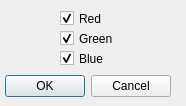
<?xml version="1.0" encoding="UTF-8"?>
<ui version="4.0">
 <class>HistogramStretchDialog</class>
 <widget class="QDialog" name="HistogramStretchDialog">
  <property name="geometry">
   <rect>
    <x>0</x>
    <y>0</y>
    <width>186</width>
    <height>106</height>
   </rect>
  </property>
  <property name="minimumSize">
   <size>
    <width>186</width>
    <height>106</height>
   </size>
  </property>
  <property name="maximumSize">
   <size>
    <width>186</width>
    <height>106</height>
   </size>
  </property>
  <property name="windowTitle">
   <string>Dialog</string>
  </property>
  <widget class="QCheckBox" name="checkRed">
   <property name="geometry">
    <rect>
     <x>60</x>
     <y>10</y>
     <width>70</width>
     <height>17</height>
    </rect>
   </property>
   <property name="text">
    <string>Red</string>
   </property>
   <property name="checked">
    <bool>true</bool>
   </property>
  </widget>
  <widget class="QDialogButtonBox" name="buttonBox">
   <property name="geometry">
    <rect>
     <x>0</x>
     <y>70</y>
     <width>171</width>
     <height>32</height>
    </rect>
   </property>
   <property name="orientation">
    <enum>Qt::Horizontal</enum>
   </property>
   <property name="standardButtons">
    <set>QDialogButtonBox::Cancel|QDialogButtonBox::Ok</set>
   </property>
  </widget>
  <widget class="QCheckBox" name="checkGreen">
   <property name="geometry">
    <rect>
     <x>60</x>
     <y>30</y>
     <width>70</width>
     <height>17</height>
    </rect>
   </property>
   <property name="text">
    <string>Green</string>
   </property>
   <property name="checked">
    <bool>true</bool>
   </property>
  </widget>
  <widget class="QCheckBox" name="checkBlue">
   <property name="geometry">
    <rect>
     <x>60</x>
     <y>50</y>
     <width>70</width>
     <height>17</height>
    </rect>
   </property>
   <property name="text">
    <string>Blue</string>
   </property>
   <property name="checked">
    <bool>true</bool>
   </property>
  </widget>
 </widget>
 <resources/>
 <connections>
  <connection>
   <sender>buttonBox</sender>
   <signal>clicked(QAbstractButton*)</signal>
   <receiver>HistogramStretchDialog</receiver>
   <slot>close()</slot>
   <hints>
    <hint type="sourcelabel">
     <x>305</x>
     <y>325</y>
    </hint>
    <hint type="destinationlabel">
     <x>92</x>
     <y>52</y>
    </hint>
   </hints>
  </connection>
 </connections>
</ui>
